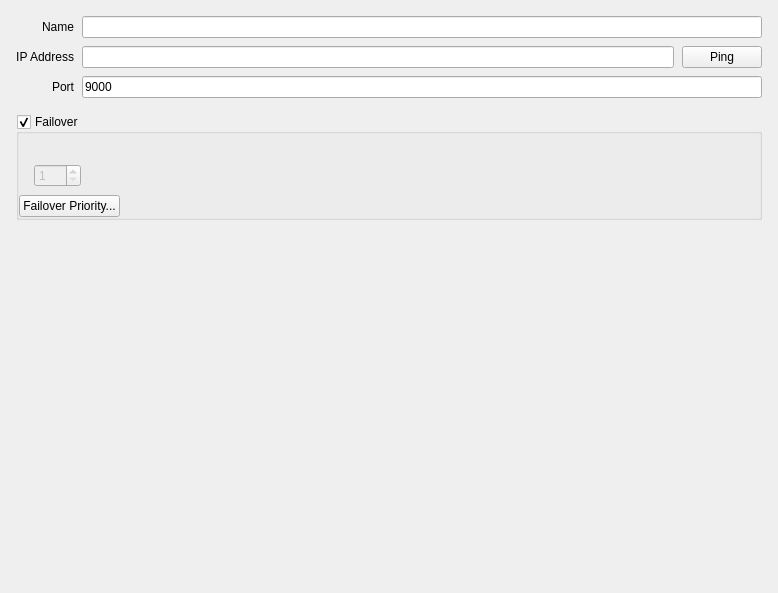
<?xml version="1.0" encoding="UTF-8"?>
<ui version="4.0">
 <class>ServerSettingsWidget</class>
 <widget class="QWidget" name="ServerSettingsWidget">
  <property name="geometry">
   <rect>
    <x>0</x>
    <y>0</y>
    <width>778</width>
    <height>593</height>
   </rect>
  </property>
  <layout class="QVBoxLayout" name="verticalLayout" stretch="0,0,0">
   <property name="spacing">
    <number>16</number>
   </property>
   <property name="leftMargin">
    <number>16</number>
   </property>
   <property name="topMargin">
    <number>16</number>
   </property>
   <property name="rightMargin">
    <number>16</number>
   </property>
   <property name="bottomMargin">
    <number>16</number>
   </property>
   <item>
    <layout class="QFormLayout" name="formLayout">
     <property name="labelAlignment">
      <set>Qt::AlignRight|Qt::AlignTrailing|Qt::AlignVCenter</set>
     </property>
     <property name="horizontalSpacing">
      <number>8</number>
     </property>
     <property name="verticalSpacing">
      <number>8</number>
     </property>
     <item row="0" column="0">
      <widget class="QLabel" name="nameLabel">
       <property name="text">
        <string>Name</string>
       </property>
       <property name="alignment">
        <set>Qt::AlignRight|Qt::AlignTrailing|Qt::AlignVCenter</set>
       </property>
      </widget>
     </item>
     <item row="0" column="1">
      <widget class="QLineEdit" name="nameLineEdit">
       <property name="maxLength">
        <number>120</number>
       </property>
      </widget>
     </item>
     <item row="1" column="0">
      <widget class="QLabel" name="ipAddressLabel">
       <property name="text">
        <string>IP Address</string>
       </property>
       <property name="alignment">
        <set>Qt::AlignRight|Qt::AlignTrailing|Qt::AlignVCenter</set>
       </property>
      </widget>
     </item>
     <item row="1" column="1">
      <layout class="QHBoxLayout" name="horizontalLayout">
       <property name="spacing">
        <number>8</number>
       </property>
       <item>
        <widget class="QLineEdit" name="ipAddressLineEdit">
         <property name="readOnly">
          <bool>true</bool>
         </property>
        </widget>
       </item>
       <item>
        <widget class="QPushButton" name="pingButton">
         <property name="sizePolicy">
          <sizepolicy hsizetype="Fixed" vsizetype="Fixed">
           <horstretch>0</horstretch>
           <verstretch>0</verstretch>
          </sizepolicy>
         </property>
         <property name="text">
          <string>Ping</string>
         </property>
        </widget>
       </item>
      </layout>
     </item>
     <item row="2" column="0">
      <widget class="QLabel" name="portLabel">
       <property name="text">
        <string>Port</string>
       </property>
       <property name="alignment">
        <set>Qt::AlignRight|Qt::AlignTrailing|Qt::AlignVCenter</set>
       </property>
      </widget>
     </item>
     <item row="2" column="1">
      <widget class="QLineEdit" name="portLineEdit">
       <property name="text">
        <string notr="true">9000</string>
       </property>
       <property name="readOnly">
        <bool>true</bool>
       </property>
      </widget>
     </item>
    </layout>
   </item>
   <item>
    <widget class="QGroupBox" name="failoverGroupBox">
     <property name="title">
      <string>Failover</string>
     </property>
     <property name="flat">
      <bool>true</bool>
     </property>
     <property name="checkable">
      <bool>true</bool>
     </property>
     <property name="checked">
      <bool>true</bool>
     </property>
     <layout class="QVBoxLayout" name="verticalLayout_2">
      <property name="spacing">
       <number>8</number>
      </property>
      <property name="leftMargin">
       <number>0</number>
      </property>
      <property name="topMargin">
       <number>8</number>
      </property>
      <property name="rightMargin">
       <number>0</number>
      </property>
      <property name="bottomMargin">
       <number>0</number>
      </property>
      <item>
       <widget class="QLabel" name="failoverWarningLabel"/>
      </item>
      <item>
       <widget class="QWidget" name="maxCamerasWidget" native="true">
        <property name="enabled">
         <bool>false</bool>
        </property>
        <layout class="QHBoxLayout" name="horizontalLayout_6">
         <property name="spacing">
          <number>8</number>
         </property>
         <property name="leftMargin">
          <number>0</number>
         </property>
         <property name="topMargin">
          <number>0</number>
         </property>
         <property name="rightMargin">
          <number>0</number>
         </property>
         <property name="bottomMargin">
          <number>0</number>
         </property>
         <item>
          <widget class="QLabel" name="maxCamerasLabel">
           <property name="text">
            <string notr="true">&lt;Max. cameras on this server:&gt;</string>
           </property>
          </widget>
         </item>
         <item>
          <widget class="QSpinBox" name="maxCamerasSpinBox">
           <property name="minimum">
            <number>1</number>
           </property>
           <property name="maximum">
            <number>256</number>
           </property>
           <property name="value">
            <number>1</number>
           </property>
          </widget>
         </item>
         <item>
          <spacer name="horizontalSpacer_3">
           <property name="orientation">
            <enum>Qt::Horizontal</enum>
           </property>
           <property name="sizeHint" stdset="0">
            <size>
             <width>40</width>
             <height>20</height>
            </size>
           </property>
          </spacer>
         </item>
        </layout>
       </widget>
      </item>
      <item>
       <widget class="QPushButton" name="failoverPriorityButton">
        <property name="sizePolicy">
         <sizepolicy hsizetype="Fixed" vsizetype="Fixed">
          <horstretch>0</horstretch>
          <verstretch>0</verstretch>
         </sizepolicy>
        </property>
        <property name="text">
         <string>Failover Priority...</string>
        </property>
       </widget>
      </item>
     </layout>
    </widget>
   </item>
   <item>
    <spacer name="verticalSpacer">
     <property name="orientation">
      <enum>Qt::Vertical</enum>
     </property>
     <property name="sizeHint" stdset="0">
      <size>
       <width>20</width>
       <height>40</height>
      </size>
     </property>
    </spacer>
   </item>
  </layout>
 </widget>
 <resources/>
 <connections/>
</ui>
